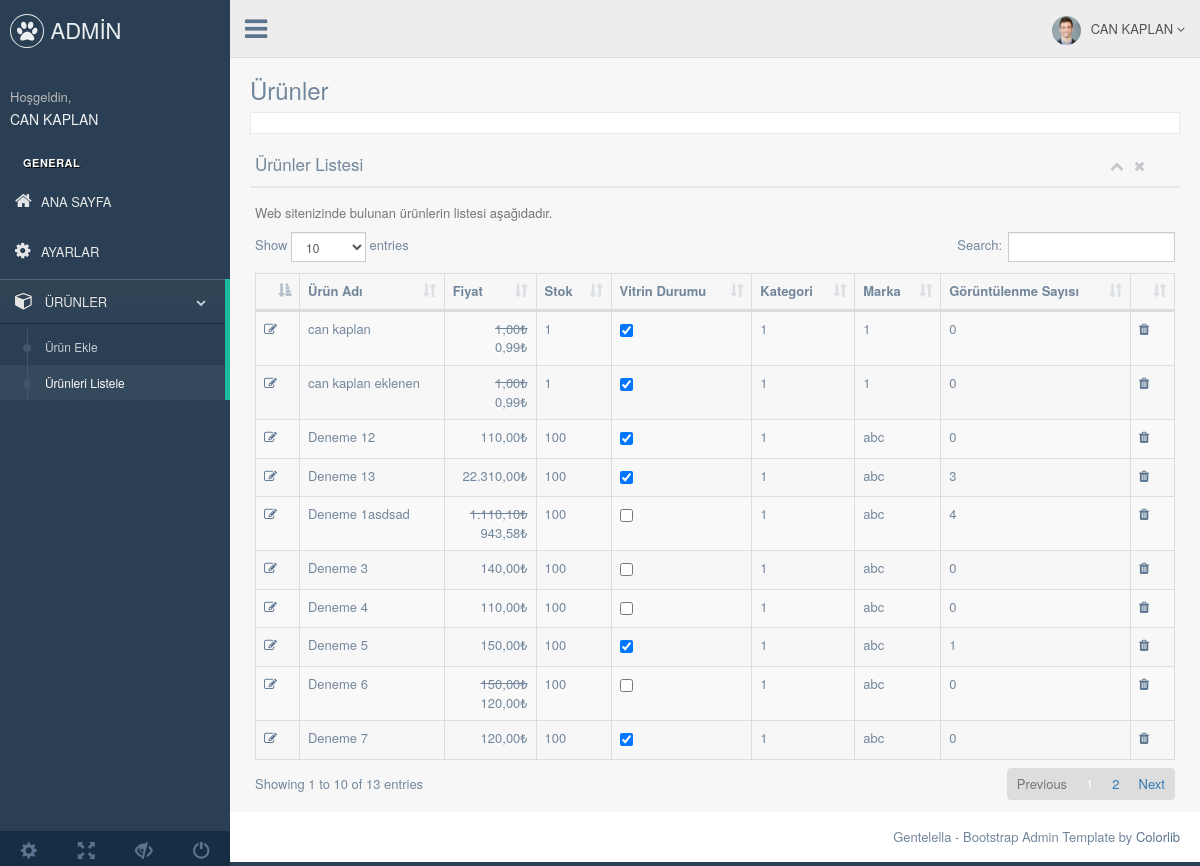
The page /yonet/UrunListele.php (signed in) on the database its author committed.
### tables this page shows
CREATE TABLE IF NOT EXISTS `urun` (
  `urun_id` int(11) NOT NULL AUTO_INCREMENT,
  `urun_adi` varchar(150) DEFAULT NULL,
  `urun_aciklama` text,
  `urun_fiyat` double DEFAULT NULL,
  `urun_indirim` int(11) DEFAULT NULL,
  `urun_stok` int(11) DEFAULT NULL,
  `urun_vitrin` tinyint(1) DEFAULT NULL,
  `urun_eklenmetarihi` timestamp NULL DEFAULT CURRENT_TIMESTAMP,
  `urun_kategori_id` int(11) DEFAULT NULL,
  `urun_renk` varchar(200) DEFAULT NULL,
  `urun_beden` varchar(200) DEFAULT NULL,
  `urun_marka` varchar(50) DEFAULT NULL,
  `urun_gosterilme` int(11) DEFAULT NULL,
  PRIMARY KEY (`urun_id`)
);

### yonet/UrunListele.php (the view, shortened to what this page needs)
<?php
include "Ust.php";
?>
        <div class="right_col" role="main">
          <div class="">
            <div class="page-title">
              <div class="title_left">
                <h3>Ürünler</h3>
              </div>
              </div>
            </div>
            <div class="clearfix"></div>
            <div class="row">
              <div class="col-md-12 col-sm-12 col-xs-12">
                <div class="x_panel"></div>
                  <div class="x_title">
                    <h2>Ürünler Listesi</h2>
                    <ul class="nav navbar-right panel_toolbox">
                      <li><a class="collapse-link"><i class="fa fa-chevron-up"></i></a>
                      </li>
                      <li><a class="close-link"><i class="fa fa-close"></i></a>
                      </li>
                    </ul>
                    <div class="clearfix"></div>
                  </div>
                  <div class="x_content">
                    <p class="text-muted font-13 m-b-30">
                     Web sitenizinde bulunan ürünlerin listesi aşağıdadır.
                    </p>
                    <table id="datatable" class="table table-striped table-bordered">
                      <thead>
                        <tr>
                          <th></th>
                          <th>Ürün Adı</th>
                          <th>Fiyat</th>
                          <th>Stok</th>
                          <th>Vitrin Durumu</th>
                          <th>Kategori</th>
                          <th>Marka</th>
                          <th>Görüntülenme Sayısı</th>
                          <th></th>
                        </tr>
                      </thead>
                      <tbody>
                      <?php
                        $Urunler=$db->query("SELECT * FROM urun ORDER BY urun_adi");
                        while ($Urun=$Urunler->fetch())
                        {
                          $IndirimliFiyat="";
                          if($Urun['urun_indirim']>0)
                          {
                            $IndirimliFiyat=$Urun['urun_fiyat']-($Urun['urun_fiyat']*$Urun['urun_indirim']/100);
                           $IndirimliFiyat="<br>".number_format($IndirimliFiyat,2,",",".")."₺";
                          }
                          $Urun['urun_fiyat']=number_format($Urun['urun_fiyat'],2,",",".")."₺";
                           if($Urun['urun_indirim']>0)
                              {
                                  $Urun['urun_fiyat']="<del>".$Urun['urun_fiyat']."</del>";
                               }
                       ?>
                       <tr>
                        <td><a href="UrunDetay.php?id=<?php echo $Urun['urun_id'] ?>"><i class="fa fa-edit"></i></a></td>
                          <td><?php echo $Urun['urun_adi'] ?></td>
                           <td style="text-align: right" ><?php echo $Urun['urun_fiyat'].$IndirimliFiyat ?></td>
                            <td><?php echo $Urun['urun_stok'] ?></td>
                             <td><input type="checkbox" name="" <?php echo ($Urun['urun_vitrin']?'checked="checked"':'') ?>></td>
                              <td><?php echo $Urun['urun_kategori_id'] ?></td>
                               <td><?php echo $Urun['urun_marka'] ?></td>
                                <td><?php echo number_format ($Urun['urun_gosterilme'],0,",",".") ?></td>
                                  <td><a href="urun_sil.php?id=<?php echo $Urun['urun_id'] ?>"><i class="fa fa-trash"></i></a></td>
                        </tr>
                        <?php
                          }
                         ?>
                      </tbody>
                    </table>
                  </div>
              </div>
            </div>
          </div>
        </div>
<?php
include "Alt.php";
?>

### rows shown on the page
urun: urun_adi "can kaplan", urun_fiyat "1,00₺", IndirimliFiyat "0,99", urun_stok "1", urun_vitrin "☑", urun_kategori "1", urun_marka "1", urun_gosterilme "0"
urun: urun_adi "can kaplan eklenen", urun_fiyat "1,00₺", IndirimliFiyat "0,99", urun_stok "1", urun_vitrin "☑", urun_kategori "1", urun_marka "1", urun_gosterilme "0"
urun: urun_adi "Deneme 12", urun_fiyat "110,00₺", urun_stok "100", urun_vitrin "☑", urun_kategori "1", urun_marka "abc", urun_gosterilme "0"
urun: urun_adi "Deneme 13", urun_fiyat "22.310,00₺", urun_stok "100", urun_vitrin "☑", urun_kategori "1", urun_marka "abc", urun_gosterilme "3"
urun: urun_adi "Deneme 1asdsad", urun_fiyat "1.110,10₺", IndirimliFiyat "943,58", urun_stok "100", urun_kategori "1", urun_marka "abc", urun_gosterilme "4"
urun: urun_adi "Deneme 3", urun_fiyat "140,00₺", urun_stok "100", urun_kategori "1", urun_marka "abc", urun_gosterilme "0"
urun: urun_adi "Deneme 4", urun_fiyat "110,00₺", urun_stok "100", urun_kategori "1", urun_marka "abc", urun_gosterilme "0"
urun: urun_adi "Deneme 5", urun_fiyat "150,00₺", urun_stok "100", urun_vitrin "☑", urun_kategori "1", urun_marka "abc", urun_gosterilme "1"
urun: urun_adi "Deneme 6", urun_fiyat "150,00₺", IndirimliFiyat "120,00", urun_stok "100", urun_kategori "1", urun_marka "abc", urun_gosterilme "0"
urun: urun_adi "Deneme 7", urun_fiyat "120,00₺", urun_stok "100", urun_vitrin "☑", urun_kategori "1", urun_marka "abc", urun_gosterilme "0"

### other values the page prints
$_SESSION['kullanici_adsoyad'] "CAN KAPLAN"
